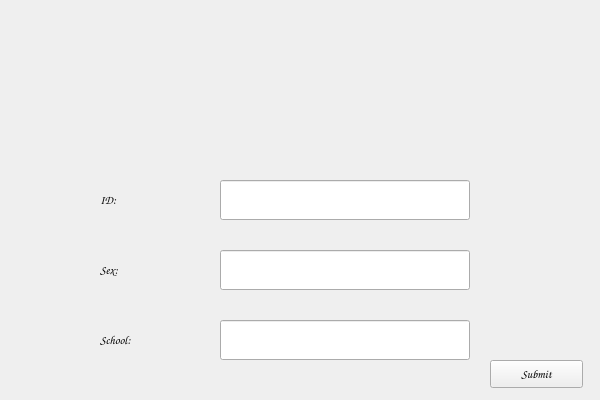
<?xml version="1.0" encoding="UTF-8"?>
<ui version="4.0">
 <class>Set</class>
 <widget class="QWidget" name="Set">
  <property name="geometry">
   <rect>
    <x>0</x>
    <y>0</y>
    <width>600</width>
    <height>400</height>
   </rect>
  </property>
  <property name="minimumSize">
   <size>
    <width>600</width>
    <height>400</height>
   </size>
  </property>
  <property name="windowTitle">
   <string>Form</string>
  </property>
  <property name="styleSheet">
   <string notr="true">QWidget#widget{
	background-image: url(:/pic/background-login.png);
}</string>
  </property>
  <widget class="QWidget" name="widget" native="true">
   <property name="geometry">
    <rect>
     <x>0</x>
     <y>0</y>
     <width>600</width>
     <height>400</height>
    </rect>
   </property>
   <widget class="QLineEdit" name="lineEdit">
    <property name="geometry">
     <rect>
      <x>220</x>
      <y>180</y>
      <width>250</width>
      <height>40</height>
     </rect>
    </property>
    <property name="font">
     <font>
      <family>Comic Sans MS</family>
     </font>
    </property>
   </widget>
   <widget class="QLineEdit" name="lineEdit_2">
    <property name="geometry">
     <rect>
      <x>220</x>
      <y>250</y>
      <width>250</width>
      <height>40</height>
     </rect>
    </property>
    <property name="font">
     <font>
      <family>Comic Sans MS</family>
     </font>
    </property>
   </widget>
   <widget class="QLineEdit" name="lineEdit_3">
    <property name="geometry">
     <rect>
      <x>220</x>
      <y>320</y>
      <width>250</width>
      <height>40</height>
     </rect>
    </property>
    <property name="font">
     <font>
      <family>Comic Sans MS</family>
     </font>
    </property>
   </widget>
   <widget class="QLabel" name="label">
    <property name="geometry">
     <rect>
      <x>100</x>
      <y>190</y>
      <width>100</width>
      <height>20</height>
     </rect>
    </property>
    <property name="font">
     <font>
      <family>Comic Sans MS</family>
     </font>
    </property>
    <property name="text">
     <string>ID:</string>
    </property>
   </widget>
   <widget class="QLabel" name="label_2">
    <property name="geometry">
     <rect>
      <x>100</x>
      <y>260</y>
      <width>100</width>
      <height>20</height>
     </rect>
    </property>
    <property name="font">
     <font>
      <family>Comic Sans MS</family>
     </font>
    </property>
    <property name="text">
     <string>Sex:</string>
    </property>
   </widget>
   <widget class="QLabel" name="label_3">
    <property name="geometry">
     <rect>
      <x>100</x>
      <y>330</y>
      <width>100</width>
      <height>20</height>
     </rect>
    </property>
    <property name="font">
     <font>
      <family>Comic Sans MS</family>
     </font>
    </property>
    <property name="text">
     <string>School:</string>
    </property>
   </widget>
   <widget class="QPushButton" name="pushButton">
    <property name="geometry">
     <rect>
      <x>490</x>
      <y>360</y>
      <width>93</width>
      <height>28</height>
     </rect>
    </property>
    <property name="font">
     <font>
      <family>Comic Sans MS</family>
     </font>
    </property>
    <property name="text">
     <string>Submit</string>
    </property>
   </widget>
   <widget class="QToolButton" name="toolButton">
    <property name="geometry">
     <rect>
      <x>550</x>
      <y>0</y>
      <width>50</width>
      <height>30</height>
     </rect>
    </property>
    <property name="text">
     <string/>
    </property>
    <property name="icon">
     <iconset resource="images.qrc">
      <normaloff>:/pic/iconmonstr-x-mark-5-240.png</normaloff>:/pic/iconmonstr-x-mark-5-240.png</iconset>
    </property>
    <property name="iconSize">
     <size>
      <width>30</width>
      <height>30</height>
     </size>
    </property>
    <property name="autoRaise">
     <bool>true</bool>
    </property>
   </widget>
  </widget>
 </widget>
 <resources>
  <include location="images.qrc"/>
 </resources>
 <connections/>
</ui>
